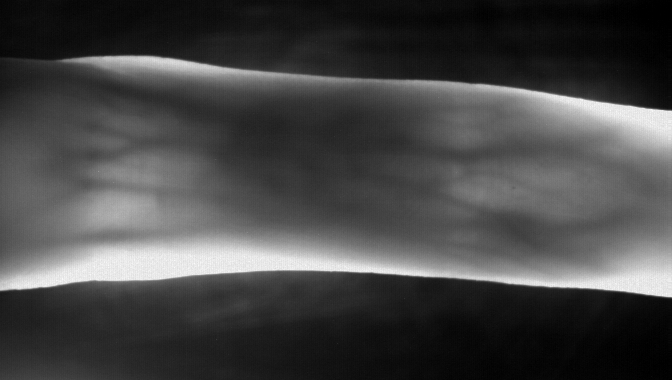
%> input picture histogram/fingervein_std.png, 672 x 380 px
$ octave claheTest.m   (GNU Octave 9; MATLAB toolbox functions it lacks are replaced by stand-ins)
%> lines starting %> are read from the running program, lines starting %| are printed output that depends on the picture
### histogram/count_PSNR.m
function [decibels] = count_PSNR(A,B)
% PURPOSE: To find the PSNR (peak signal-to-noise ratio) between two
%          intensity images A and B, each having values in the interval
%          [0,1]. The answer is in decibels (dB).
%
%          There is also a provision, in EXAMPLE 3 below, for images
%          stored in the interval [0,255], i.e. 256 gray levels.
%
% SYNOPSIS: PSNR(A,B)
%
% DESCRIPTION: The following is quoted from "Fractal Image Compression",
%              by Yuval Fisher et al.,(Springer Verlag, 1995),
%              section 2.4, "Pixelized Data".
%
%              "...PSNR is used to measure the difference between two
%              images. It is defined as
%
%                           PSNR = 20 * log10(b/rms)
%
%              where b is the largest possible value of the signal
%              (typically 255 or 1), and rms is the root mean square
%              difference between two images. The PSNR is given in
%              decibel units (dB), which measure the ratio of the peak
%              signal and the difference between two images. An increase
%              of 20 dB corresponds to a ten-fold decrease in the rms
%              difference between two images.
%
%              There are many versions of signal-to-noise ratios, but
%              the PSNR is very common in image processing, probably
%              because it gives better-sounding numbers than other
%              measures."
%
% EXAMPLE 1: load clown
%            A = ind2gray(X,map); % Convert to an intensity image in [0,1].
%            B = 0.95 * A;        % Make B close to, but different from, A.
%            PSNR(A,B)            % ---> "PSNR = +33.49 dB"
%
% EXAMPLE 2: A = rand(256); % A is a random 256 X 256 matrix in [0,1].
%            B = 0.9 * A;   % Make B close to, but different from, A.
%            PSNR(A,B)      % ---> "PSNR = +24.76 dB (approx)"
%
% EXAMPLE 3: For images with 256 gray levels: this function PSNR was
%            originally written for matrix-values between 0 and 1,
%            because of MATLAB's preference for that interval.
%
%            However, suppose the matrix has values in [0,255]. Taking
%            Example 1 above, we could change the image to 256 gray levels.
%
%            load clown
%            A = ind2gray(X,map); % Convert to intensity image in [0,1]
%            AA = uint8(255*A);   % Change to integers in [0,255]
%            BB = 0.95*AA;        % Make BB close to AA.
%
%            Now we must alter the code for this new case. Comment out the
%            existing program (using %) and uncomment the alternative
%            underneath it.
%
%            PSNR(AA,BB)          % ---> "PSNR = +33.56 dB"
%
%            Note the slightly different result from Example 1, because
%            decimal values were rounded into integers.

if A == B
   error('Images are identical: PSNR has infinite value')
end

max2_A = max(max(A));
max2_B = max(max(B));
min2_A = min(min(A));
min2_B = min(min(B));

if max2_A > 1 || max2_B > 1 || min2_A < 0 || min2_B < 0
%    error('input matrices must have values in the interval [0,1]')
%     warning('input matrices turn into [0,1]');
    A=mat2gray(A);
    B=mat2gray(B);
end

error_diff = A - B;
decibels = 20*log10(255/(sqrt(mean(mean(error_diff.^2)))));
% disp(sprintf('PSNR = +%10.5f dB',decibels));
end
% [16 lines of commented-out code are left out]

### histogram/claheTest.m
%CLAHE，Contrast Limited Adaptive Histogram Equalization
%自适应直方图均衡化
% imageFV=imread('F:\fingervein_test.png');   %读入图像
imageFV=imread('F:\fingervein_std.png');   %读入图像
%> imageFV is the input picture: size 380x672 uint8; min 0, max 253, mean 69.4
%imageFV=rgb2gray(imread('F:\building.jpg'));   %读入图像
rstImg=adapthisteq(imageFV);
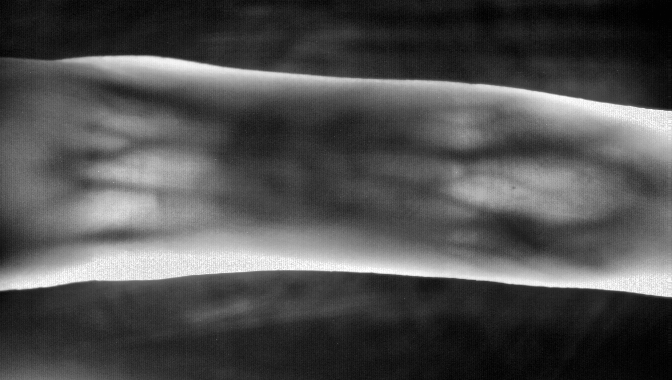
%> rstImg: size 380x672 uint8; min 0, max 255, mean 78.7
DDm=mse(imageFV,rstImg);
%> DDm = 330.6
% map=[1 0 0;0 1 0;0 0 1];%三原色
DDpr=count_PSNR(mat2gray(imageFV),mat2gray(rstImg));
%> in count_PSNR, `max2_A = max(max(A));`: max2_A = 1
%> in count_PSNR, `min2_A = min(min(A));`: min2_A = 0
%> in count_PSNR, `error_diff = A - B;`:
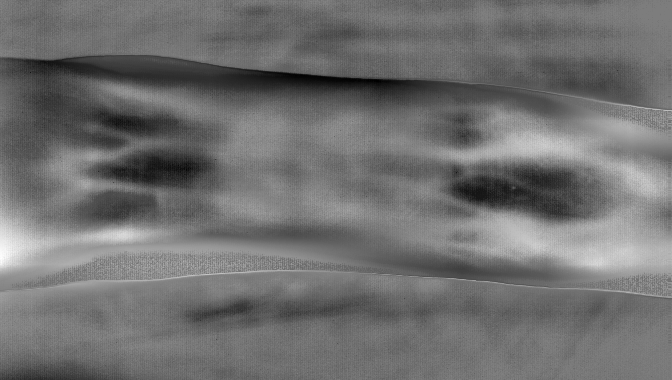
%> error_diff: size 380x672 double; min -0.259, max 0.25, mean -0.0344; drawn with min black and max white
%> in count_PSNR, `decibels = 20*log10(255/(sqrt(mean(mean(error_diff.^2)))));`: decibels = 71.18
%> DDpr = 71.18

DDepyFV =entropy(imageFV);
%> DDepyFV = 7.44
DDepyRST=entropy(rstImg);
%> DDepyRST = 7.58
figure;
subplot(1,2,1);
imshow(imageFV);
subplot(1,2,2);
imshow(rstImg);
figure;
subplot(1,2,1);
imhist(imageFV);
subplot(1,2,2);
imhist(rstImg);
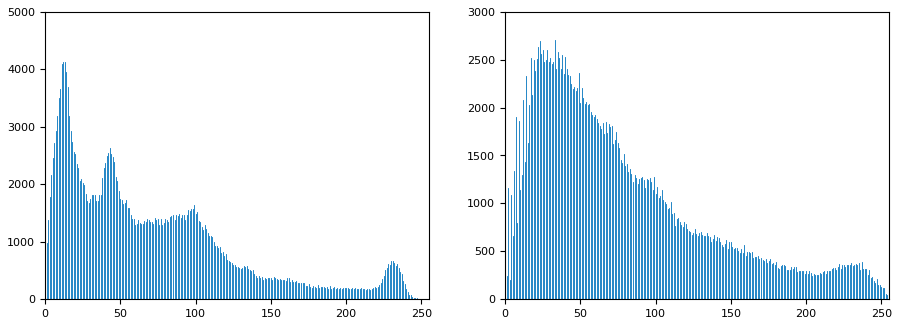
%> figure redrawn from the program's plot data, 2 panels; panel 1: highest point at x = 13, y = 4128; panel 2: highest point at x = 33, y = 2702

$ run again, with histogram/fingervein_test.png copied over histogram/fingervein_std.png
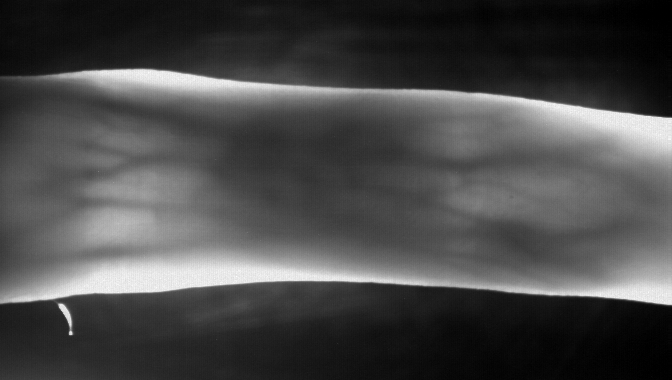
%> input picture histogram/fingervein_test.png, 672 x 380 px
%> imageFV is the input picture: size 380x672 uint8; min 0, max 254, mean 72.6
%> DDm = 301.9
%> max2_A = 1
%> min2_A = 0
%> in count_PSNR, `error_diff = A - B;`:
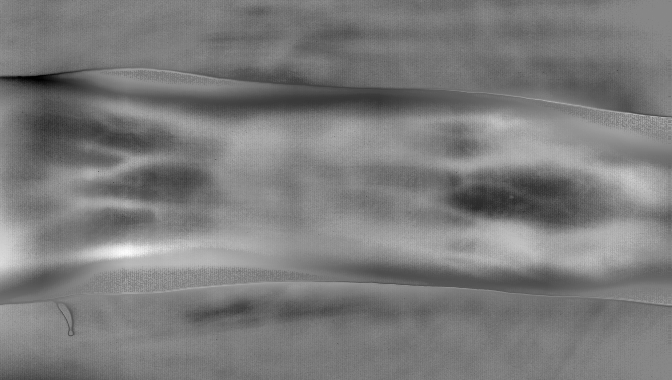
%> error_diff: size 380x672 double; min -0.324, max 0.28, mean -0.0304; drawn with min black and max white
%> decibels = 71.52
%> DDepyFV = 7.5
%> DDepyRST = 7.58
%> `imhist(rstImg);`:
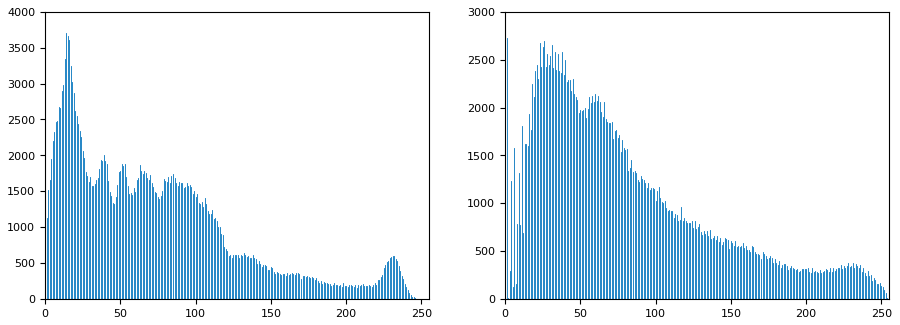
%> figure redrawn from the program's plot data, 2 panels; panel 1: highest point at x = 14, y = 3710; panel 2: highest point at x = 1, y = 2729
